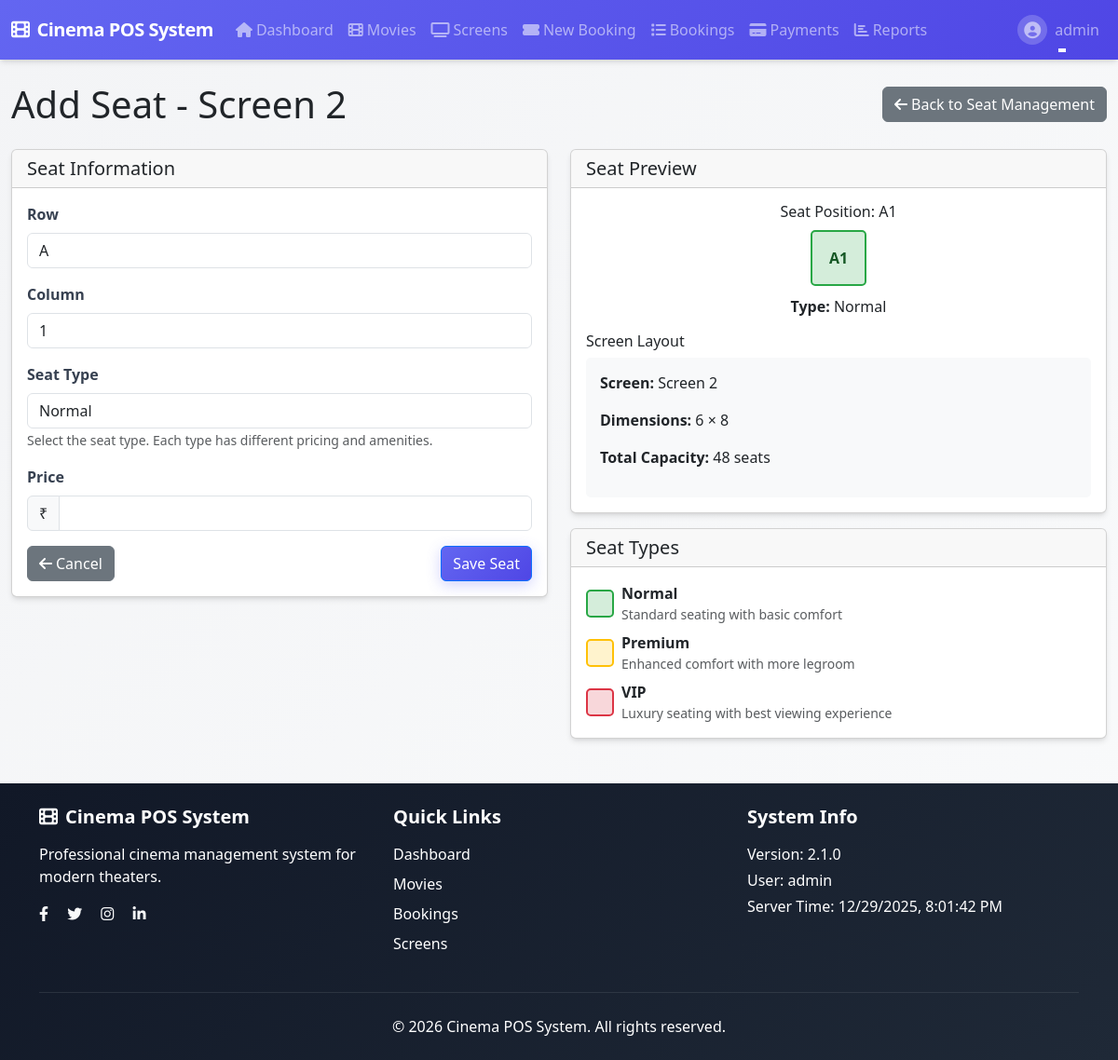
Screenshot of /screens/2/seats/add (signed in) with the database file from the repository.
### app/auth/models.py (models this page shows, shortened)
class User(UserMixin, db.Model):
    id = db.Column(db.Integer, primary_key=True)
    username = db.Column(db.String(64), index=True, unique=True, nullable=False,
                       comment="Unique username for login")
    email = db.Column(db.String(120), index=True, unique=True, nullable=False,
                      comment="Unique email address")
    password_hash = db.Column(db.String(128), nullable=False,
                            comment="Hashed password")
    role = db.Column(db.Enum('admin', 'cashier', name='user_roles'), default='cashier', nullable=False,
                    comment="Primary user role for permissions (for shared accounts, this is the default role)")
    assigned_roles = db.Column(db.Text, nullable=True,
                             comment="JSON array of assigned roles for shared accounts (e.g., ['admin', 'cashier'])")
    is_shared_account = db.Column(db.Boolean, default=False, nullable=False,
                                comment="Whether this is a shared account that can be used by multiple roles")
    last_login = db.Column(db.DateTime, default=None,
                         comment="Timestamp of last login")
    is_active = db.Column(db.Boolean, default=True, nullable=False,
                        comment="Whether user account is active")
    created_at = db.Column(db.DateTime, default=datetime.utcnow, nullable=False,
                          comment="Account creation timestamp")
    created_by = db.Column(db.Integer, db.ForeignKey('user.id'), default=None,
                         comment="ID of user who created this account")
    updated_at = db.Column(db.DateTime, default=datetime.utcnow, onupdate=datetime.utcnow,
                          comment="Last update timestamp")
    updated_by = db.Column(db.Integer, db.ForeignKey('user.id'), default=None,
                         comment="ID of user who last updated this account")
    bookings = db.relationship('Booking', backref='user', lazy=True)
    __table_args__ = (
        db.CheckConstraint('length(username) >= 3', name='check_username_length'),
        db.CheckConstraint('length(email) >= 5', name='check_email_length'),
        db.CheckConstraint("email ~* '^[A-Za-z0-9._%+-]+@[A-Za-z0-9.-]+\\.[A-Za-z]{2,}$'", name='check_email_format'),
        db.CheckConstraint("username ~* '^[a-zA-Z0-9_]+$'", name='check_username_format'),
        db.CheckConstraint("role IN ('admin', 'cashier')", name='check_role_values'),
        db.Index('idx_user_email_active', 'email', 'is_active'),
        db.Index('idx_user_username_active', 'username', 'is_active'),
    )
    def is_admin(self):
        from flask import session
        current_role = session.get('current_role')
        if current_role:
            return current_role == 'admin'
        return self.role == 'admin'

### app/screens/models.py (models this page shows, shortened)
class Screen(db.Model):
    id = db.Column(db.Integer, primary_key=True)
    name = db.Column(db.String(50), nullable=False)
    total_rows = db.Column(db.Integer, nullable=False)
    total_columns = db.Column(db.Integer, nullable=False)
    seats = db.relationship('Seat', backref='screen', lazy=True)
    shows = db.relationship('Show', backref='screen', lazy=True)

### app/screens/routes.py (the view, shortened to what this page needs)
@bp.route('/<int:screen_id>/seats/add', methods=['GET', 'POST'])
@login_required
@admin_required
def add_seat(screen_id):
    screen = Screen.query.get_or_404(screen_id)
    form = SeatForm()
    form.screen_id.data = screen_id
    form.row.choices = [(chr(65 + i), chr(65 + i)) for i in range(screen.total_rows)]
    form.column.choices = [(i, str(i)) for i in range(1, screen.total_columns + 1)]
    return render_template('screens/add_seat.html',
                          title=f'Add Seat - {screen.name}',
                          form=form,
                          screen=screen)

### templates/screens/add_seat.html (shortened to what this page needs)
{% extends "base.html" %}
{% block content %}
<div class="row">
    <div class="col-12">
        <div class="d-flex justify-content-between align-items-center mb-4">
            <h1 class="mb-0">Add Seat - {{ screen.name }}</h1>
            <a href="{{ url_for('screens.manage_seats', screen_id=screen.id) }}" class="btn btn-secondary">
                <i class="fas fa-arrow-left me-1"></i>Back to Seat Management
            </a>
        </div>
        <div class="row">
            <div class="col-md-6">
                <div class="card">
                    <div class="card-header">
                        <h5 class="mb-0">Seat Information</h5>
                    </div>
                    <div class="card-body">
                        <form method="POST" action="{{ url_for('screens.add_seat', screen_id=screen.id) }}">
                            <div class="mb-3">
                                {{ form.row.label(class="form-label") }}
                                {{ form.row(class="form-control") }}
                            </div>
                            <div class="mb-3">
                                {{ form.column.label(class="form-label") }}
                                {{ form.column(class="form-control") }}
                            </div>
                            <div class="mb-3">
                                {{ form.type.label(class="form-label") }}
                                {{ form.type(class="form-control") }}
                                <small class="form-text text-muted">
                                    Select the seat type. Each type has different pricing and amenities.
                                </small>
                            </div>
                            <div class="mb-3">
                                {{ form.price.label(class="form-label") }}
                                <div class="input-group">
                                    <span class="input-group-text">₹</span>
                                    {{ form.price(class="form-control") }}
                                </div>
                            </div>
                            <div class="d-flex justify-content-between">
                                <a href="{{ url_for('screens.manage_seats', screen_id=screen.id) }}" class="btn btn-secondary">
                                    <i class="fas fa-arrow-left me-1"></i>Cancel
                                </a>
                                {{ form.submit(class="btn btn-primary") }}
                            </div>
                        </form>
                    </div>
                </div>
            </div>
            <div class="col-md-6">
                <div class="card">
                    <div class="card-header">
                        <h5 class="mb-0">Seat Preview</h5>
                    </div>
                    <div class="card-body">
                        <div id="seat-preview">
                        </div>
                        <div class="mt-3">
                            <h6>Screen Layout</h6>
                            <div class="screen-info">
                                <p><strong>Screen:</strong> {{ screen.name }}</p>
                                <p><strong>Dimensions:</strong> {{ screen.total_rows }} × {{ screen.total_columns }}</p>
                                <p><strong>Total Capacity:</strong> {{ screen.total_rows * screen.total_columns }} seats</p>
                            </div>
                        </div>
                    </div>
                </div>
                <div class="card mt-3">
                    <div class="card-header">
                        <h5 class="mb-0">Seat Types</h5>
                    </div>
                    <div class="card-body">
                        <div class="seat-type-info">
                            <div class="d-flex align-items-center mb-2">
                                <div class="seat-preview seat-normal me-2"></div>
                                <div>
                                    <strong>Normal</strong>
                                    <p class="mb-0 text-muted small">Standard seating with basic comfort</p>
                                </div>
                            </div>
                            <div class="d-flex align-items-center mb-2">
                                <div class="seat-preview seat-premium me-2"></div>
                                <div>
                                    <strong>Premium</strong>
                                    <p class="mb-0 text-muted small">Enhanced comfort with more legroom</p>
                                </div>
                            </div>
                            <div class="d-flex align-items-center">
                                <div class="seat-preview seat-vip me-2"></div>
                                <div>
                                    <strong>VIP</strong>
                                    <p class="mb-0 text-muted small">Luxury seating with best viewing experience</p>
                                </div>
                            </div>
                        </div>
                    </div>
                </div>
            </div>
        </div>
    </div>
</div>
{% endblock %}

### templates/base.html (shortened to what this page needs)
<!DOCTYPE html>
<html lang="en">
<head>
    <link rel="stylesheet" href="{{ url_for('static', filename='css/style.css') }}">
    <link href="https://cdn.jsdelivr.net/npm/bootstrap@5.3.0/dist/css/bootstrap.min.css" rel="stylesheet">
    <link rel="stylesheet" href="https://cdnjs.cloudflare.com/ajax/libs/font-awesome/6.4.0/css/all.min.css">
    <link rel="stylesheet" href="https://cdnjs.cloudflare.com/ajax/libs/animate.css/4.1.1/animate.min.css">
</head>
<body>
    <header>
        <nav class="navbar navbar-expand-lg navbar-dark bg-gradient-primary">
            <div class="container-fluid">
                <a class="navbar-brand fw-bold" href="{{ url_for('index') }}">
                    <i class="fas fa-film me-2"></i>{{ app_name }}
                </a>
                <div class="collapse navbar-collapse" id="navbarNav">
                    {% if current_user.is_authenticated %}
                    <ul class="navbar-nav me-auto">
                        <li class="nav-item">
                            <a class="nav-link" href="{{ url_for('index') }}">
                                <i class="fas fa-home me-1"></i>Dashboard
                            </a>
                        </li>
                        <li class="nav-item">
                            <a class="nav-link" href="{{ url_for('movies.index') }}">
                                <i class="fas fa-film me-1"></i>Movies
                            </a>
                        </li>
                        <li class="nav-item">
                            <a class="nav-link" href="{{ url_for('screens.index') }}">
                                <i class="fas fa-tv me-1"></i>Screens
                            </a>
                        </li>
                        <li class="nav-item">
                            <a class="nav-link" href="{{ url_for('bookings.new') }}">
                                <i class="fas fa-ticket-alt me-1"></i>New Booking
                            </a>
                        </li>
                        <li class="nav-item">
                            <a class="nav-link" href="{{ url_for('bookings.index') }}">
                                <i class="fas fa-list me-1"></i>Bookings
                            </a>
                        </li>
                        <li class="nav-item">
                            <a class="nav-link" href="{{ url_for('payments.index') }}">
                                <i class="fas fa-credit-card me-1"></i>Payments
                            </a>
                        </li>
                        {% if current_user.role == 'admin' %}
                        <li class="nav-item">
                            <a class="nav-link" href="{{ url_for('reports.index') }}">
                                <i class="fas fa-chart-bar me-1"></i>Reports
                            </a>
                        </li>
                        {% endif %}
                    </ul>
                    {% endif %}
                    <ul class="navbar-nav">
                        {% if current_user.is_authenticated %}
                        <li class="nav-item dropdown">
                            <a class="nav-link dropdown-toggle d-flex align-items-center" href="#" id="navbarDropdown" role="button" data-bs-toggle="dropdown">
                                <div class="user-avatar me-2">
                                    <i class="fas fa-user-circle"></i>
                                </div>
                                {{ current_user.username }}
                            </a>
                        </li>
                        {% else %}
                        <li class="nav-item">
                            <a class="nav-link" href="{{ url_for('auth.login') }}">Login</a>
                        </li>
                        {% endif %}
                    </ul>
                </div>
            </div>
        </nav>
    </header>
    <main class="container-fluid mt-4">
        {% block content %}{% endblock %}
    </main>
    {% include 'validation/feedback.html' %}
    <footer class="bg-dark text-light mt-5">
        <div class="container py-4">
            <div class="row">
                <div class="col-md-4 mb-4 mb-md-0">
                    <h5 class="mb-3"><i class="fas fa-film me-2"></i>{{ app_name }}</h5>
                    <p class="text-white">Professional cinema management system for modern theaters.</p>
                    <div class="social-links">
                        <a href="#" class="text-light me-3"><i class="fab fa-facebook-f"></i></a>
                        <a href="#" class="text-light me-3"><i class="fab fa-twitter"></i></a>
                        <a href="#" class="text-light me-3"><i class="fab fa-instagram"></i></a>
                        <a href="#" class="text-light"><i class="fab fa-linkedin-in"></i></a>
                    </div>
                </div>
                <div class="col-md-4 mb-4 mb-md-0">
                    <h5 class="mb-3">Quick Links</h5>
                    <ul class="list-unstyled">
                        <li class="mb-2"><a href="{{ url_for('index') }}" class="text-white text-decoration-none">Dashboard</a></li>
                        <li class="mb-2"><a href="{{ url_for('movies.index') }}" class="text-white text-decoration-none">Movies</a></li>
                        <li class="mb-2"><a href="{{ url_for('bookings.new') }}" class="text-white text-decoration-none">Bookings</a></li>
                        <li class="mb-2"><a href="{{ url_for('screens.index') }}" class="text-white text-decoration-none">Screens</a></li>
                    </ul>
                </div>
                <div class="col-md-4">
                    <h5 class="mb-3">System Info</h5>
                    <p class="text-white mb-1">Version: {{ version }}</p>
                    <p class="text-white mb-1">User: {% if current_user.is_authenticated %}{{ current_user.username }}{% else %}Guest{% endif %}</p>
                    <p class="text-white mb-0">Server Time: <span id="serverTime"></span></p>
                </div>
            </div>
            <hr class="border-secondary my-4">
            <div class="text-center">
                <p class="mb-0 text-white">&copy; 2026 {{ app_name }}. All rights reserved.</p>
            </div>
        </div>
    </footer>
</body>
</html>

### rows the page displays
User: username "admin"
Screen: name "Screen 2", total_rows "6", total_columns "8", screen.total_rows*screen.total_columns "48"

### other values shown
{{ app_name }} "Cinema POS System"
{{ version }} "2.1.0"
